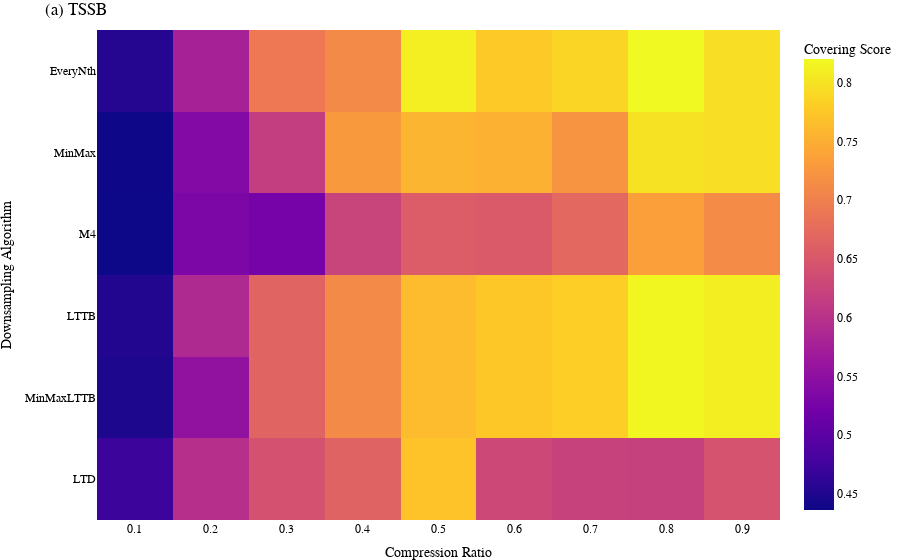

Notebook code for this chart:
### Markdown cell above
### TSSB

### Code cell
score_heatmap(tssb_res, "TSSB", title='(a) TSSB', filepath="results/figures/heatmap_meanScore_perAlgo_compRatio_TSSB.svg")

### Figure 1 — Plotly figure (JSON) as saved in the notebook; plotly's stock layout.template omitted (floating-point values rounded to 4 significant figures)
{"data": [{"colorbar": {"title": {"text": "Covering Score"}}, "type": "heatmap", "x": [0.1, 0.2, 0.3, 0.4, 0.5, 0.6, 0.7, 0.8, 0.9], "y": ["LTD", "MinMaxLTTB", "LTTB", "M4", "MinMax", "EveryNth"], "z": [[0.4718, 0.5976, 0.6427, 0.6647, 0.7709, 0.6299, 0.6217, 0.6203, 0.6446], [0.4474, 0.5541, 0.6662, 0.7113, 0.7636, 0.7742, 0.7812, 0.8174, 0.8102], [0.4527, 0.5892, 0.6662, 0.7113, 0.7636, 0.7742, 0.7812, 0.8174, 0.8102], [0.4364, 0.532, 0.5247, 0.6251, 0.6569, 0.6531, 0.6712, 0.7352, 0.7133], [0.4374, 0.5392, 0.6157, 0.7279, 0.7562, 0.7527, 0.723, 0.7988, 0.7952], [0.4539, 0.5777, 0.6915, 0.7115, 0.8109, 0.7767, 0.787, 0.8201, 0.7955]], "zsmooth": false}], "layout": {"autosize": true, "font": {"color": "black", "family": "Arial", "size": 12}, "margin": {"b": 0, "l": 0, "r": 0, "t": 30}, "title": {"text": "(a) TSSB"}, "xaxis": {"autorange": true, "range": [0.05, 0.95], "title": {"text": "Compression Ratio"}, "type": "linear"}, "yaxis": {"autorange": true, "range": [-0.5, 5.5], "title": {"text": "Downsampling Algorithm"}, "type": "category"}}}
